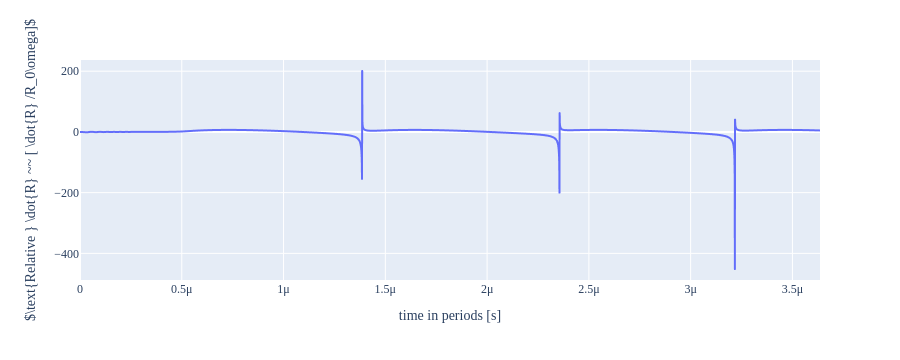

Notebook cell for this chart:
### Code cell
fig = px.line(x=BD_obj.time, y=BD_obj.Rdot)
fig.update_layout(
    font_family="'Serif",
    xaxis=dict(title="time in periods [s]"),
    yaxis=dict(title=r"$\text{Relative } \dot{R} ~~ [ \dot{R} /R_0\omega]$"),
    font_size=12
)
fig.show()

### Figure 1 — Plotly figure (JSON) as saved in the notebook; plotly's stock layout.template omitted (floating-point values rounded to 4 significant figures; data arrays with more than 128 entries replaced by an {"elided": "..."} marker saying what was removed)
{"data": [{"hovertemplate": "x=%{x}<br>y=%{y}<extra></extra>", "legendgroup": "", "line": {"color": "#636efa", "dash": "solid"}, "marker": {"symbol": "circle"}, "mode": "lines", "name": "", "showlegend": false, "type": "scattergl", "x": {"elided": "4000 float values"}, "xaxis": "x", "y": {"elided": "4000 float values"}, "yaxis": "y"}], "layout": {"font": {"family": "'Serif", "size": 12}, "height": 360, "legend": {"tracegroupgap": 0}, "margin": {"t": 60}, "xaxis": {"anchor": "y", "autorange": true, "domain": [0, 1], "range": [0, 3.635e-06], "title": {"text": "time in periods [s]"}, "type": "linear"}, "yaxis": {"anchor": "x", "autorange": true, "domain": [0, 1], "range": [-487.7, 236.9], "title": {"text": "$\\text{Relative } \\dot{R} ~~ [ \\dot{R} /R_0\\omega]$"}, "type": "linear"}}}
